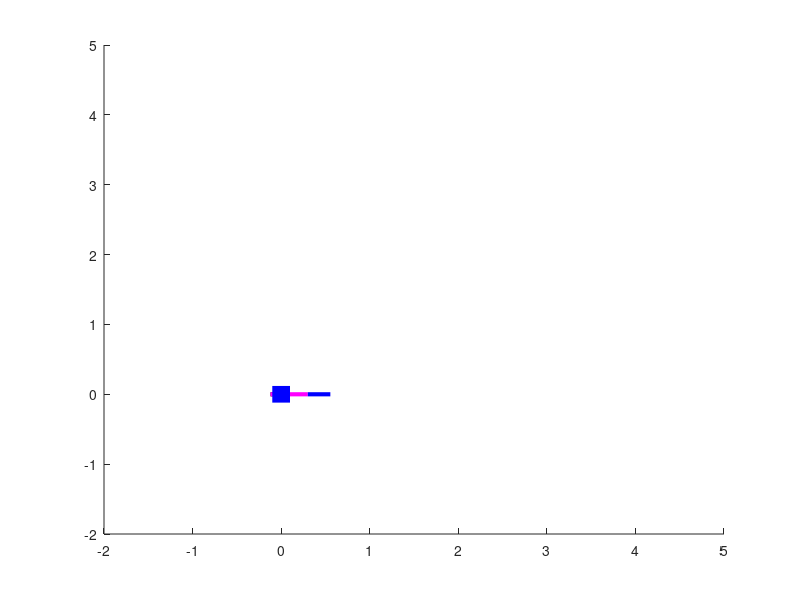

MATLAB code to generate this figure: (Note: this script raises an error after producing the figure.)
clc
clear all
format short
q1=0;q2=4*pi/3;q3=2*pi/3;q4=3*pi/2;q5=2*pi/3;q6=4*pi/3;q7=0;q8=0;d1=0.015;
L2=0.240;L3=0.421;L4=0.300;L5=0.294;L6=0.759;L7=0.258;L8=1.950;
q=q1;alpha=pi/2;
T01_1=[1 0 0 0;0 cos(alpha) -sin(alpha) 0;0 sin(alpha) cos(alpha) 0;0 0 0 1];
T01_2=[cos(q) -sin(q) 0 0;sin(q) cos(q) 0 0;0 0 1 0;0 0 0 1]*[1 0 0 0;0 1 0 0;0 0 1 d1;0 0 0 1];
T01=T01_2*T01_1;
q=q2;alpha=0;a=L2;
T12=[cos(q) -sin(q) 0 0;sin(q) cos(q) 0 0;0 0 1 0;0 0 0 1]*[1 0 0 a;0 1 0 0;0 0 1 0;0 0 0 1];
q=q3;alpha=0;a=L3;
T23=[cos(q) -sin(q) 0 0;sin(q) cos(q) 0 0;0 0 1 0;0 0 0 1]*[1 0 0 a;0 1 0 0;0 0 1 0;0 0 0 1];
q=q4;alpha=0;a=L4;
T34=[cos(q) -sin(q) 0 0;sin(q) cos(q) 0 0;0 0 1 0;0 0 0 1]*[1 0 0 a;0 1 0 0;0 0 1 0;0 0 0 1];
q=q5;alpha=0;a=L5;
T45=[cos(q) -sin(q) 0 0;sin(q) cos(q) 0 0;0 0 1 0;0 0 0 1]*[1 0 0 a;0 1 0 0;0 0 1 0;0 0 0 1];
q=q6;alpha=0;a=L6;
T56=[cos(q) -sin(q) 0 0;sin(q) cos(q) 0 0;0 0 1 0;0 0 0 1]*[1 0 0 a;0 1 0 0;0 0 1 0;0 0 0 1];
q=q7;alpha=0;a=L7;
T67=[cos(q) -sin(q) 0 0;sin(q) cos(q) 0 0;0 0 1 0;0 0 0 1]*[1 0 0 a;0 1 0 0;0 0 1 0;0 0 0 1];
q=q8;alpha=0;a=L8;
T78=[cos(q) -sin(q) 0 0;sin(q) cos(q) 0 0;0 0 1 0;0 0 0 1]*[1 0 0 a;0 1 0 0;0 0 1 0;0 0 0 1];
T02=T01*T12;
T03=T02*T23;
T04=T03*T34;
T05=T04*T45;
T06=T05*T56;
T07=T06*T67;
T08=T07*T78

axis([-2 5 -2 5]);
Ax1 = [T01(1,4),T02(1,4)];
Ay1 = [T01(2,4),T02(2,4)];
Ax2 = [T02(1,4),T03(1,4)];
Ay2 = [T02(2,4),T03(2,4)];
Ax3 = [T03(1,4),T04(1,4)];
Ay3 = [T03(2,4),T04(2,4)];
Ax4 = [T04(1,4),T05(1,4)];
Ay4 = [T04(2,4),T05(2,4)];
Ax5 = [T05(1,4),T06(1,4)];
Ay5 = [T05(2,4),T06(2,4)];
Ax6 = [T06(1,4),T07(1,4)];
Ay6 = [T06(2,4),T07(2,4)];
Ax7 = [T07(1,4),T08(1,4)];
Ay7 = [T07(2,4),T08(2,4)];
Ax8 = [-.1,.1];
Ay8 =  [0,0];

p1  = line(Ax1,Ay1,'LineWidth',[3],'Color','k');
p2  = line(Ax2,Ay2,'LineWidth',[3],'Color','M');
p3  = line(Ax3,Ay3,'LineWidth',[3],'Color','R');
p4  = line(Ax4,Ay4,'LineWidth',[3],'Color','B');
p5  = line(Ax5,Ay5,'LineWidth',[3],'Color','k');
p6  = line(Ax6,Ay6,'LineWidth',[3],'Color','M');
p7  = line(Ax7,Ay7,'LineWidth',[3],'Color','R');
p8  = line(Ax8,Ay8,'LineWidth',[12],'Color','B');

drawnow

pause ()
 for t=0:0.01:1
     q1=0;q2=3*pi/2*t;q3=2*pi/3*t;q4=3*pi/2*t;q5=2*pi/3*t;q6=4*pi/3*t;q7=0;q8=0;d1=0.01+0.0015*t
     q=q1;alpha=pi/2;
     T01_1=[1 0 0 0;0 cos(alpha) -sin(alpha) 0;0 sin(alpha) cos(alpha) 0;0 0 0 1];
    T01_2=[cos(q) -sin(q) 0 0;sin(q) cos(q) 0 0;0 0 1 0;0 0 0 1]*[1 0 0 0;0 1 0 0;0 0 1 d1;0 0 0 1];
    T01=T01_2*T01_1;
    q=q2;alpha=0;a=L2;
    T12=[cos(q) -sin(q) 0 0;sin(q) cos(q) 0 0;0 0 1 0;0 0 0 1]*[1 0 0 a;0 1 0 0;0 0 1 0;0 0 0 1];
    q=q3;alpha=0;a=L3;
    T23=[cos(q) -sin(q) 0 0;sin(q) cos(q) 0 0;0 0 1 0;0 0 0 1]*[1 0 0 a;0 1 0 0;0 0 1 0;0 0 0 1];
    q=q4;alpha=0;a=L4;
    T34=[cos(q) -sin(q) 0 0;sin(q) cos(q) 0 0;0 0 1 0;0 0 0 1]*[1 0 0 a;0 1 0 0;0 0 1 0;0 0 0 1];
    q=q5;alpha=0;a=L5;
    T45=[cos(q) -sin(q) 0 0;sin(q) cos(q) 0 0;0 0 1 0;0 0 0 1]*[1 0 0 a;0 1 0 0;0 0 1 0;0 0 0 1];
    q=q6;alpha=0;a=L6;
    T56=[cos(q) -sin(q) 0 0;sin(q) cos(q) 0 0;0 0 1 0;0 0 0 1]*[1 0 0 a;0 1 0 0;0 0 1 0;0 0 0 1];
    q=q7;alpha=0;a=L7;
    T67=[cos(q) -sin(q) 0 0;sin(q) cos(q) 0 0;0 0 1 0;0 0 0 1]*[1 0 0 a;0 1 0 0;0 0 1 0;0 0 0 1];
    q=q8;alpha=0;a=L8;
    T78=[cos(q) -sin(q) 0 0;sin(q) cos(q) 0 0;0 0 1 0;0 0 0 1]*[1 0 0 a;0 1 0 0;0 0 1 0;0 0 0 1];
    T02=T01*T12;
    T03=T02*T23;
    T04=T03*T34;
    T05=T04*T45;
    T06=T05*T56;
    T07=T06*T67;
    T08=T07*T78
    
    axis([-2 5 -2 5]);
    Ax1 = [T01(1,4),T02(1,4)];
    Ay1 = [T01(2,4),T02(2,4)];
    Ax2 = [T02(1,4),T03(1,4)];
    Ay2 = [T02(2,4),T03(2,4)];
    Ax3 = [T03(1,4),T04(1,4)];
    Ay3 = [T03(2,4),T04(2,4)];
    Ax4 = [T04(1,4),T05(1,4)];
    Ay4 = [T04(2,4),T05(2,4)];
    Ax5 = [T05(1,4),T06(1,4)];
    Ay5 = [T05(2,4),T06(2,4)];
    Ax6 = [T06(1,4),T07(1,4)];
    Ay6 = [T06(2,4),T07(2,4)];
    Ax7 = [T07(1,4),T08(1,4)];
    Ay7 = [T07(2,4),T08(2,4)];
    Ax8 = [-.1,.1];
    Ay8 =  [0,0];
    
    
  set(p1,'X', Ax1, 'Y',Ay1)
  set(p2,'X', Ax2, 'Y',Ay2)
  set(p3,'X', Ax3, 'Y',Ay3)
  set(p4,'X', Ax4, 'Y',Ay4)
  set(p5,'X', Ax5, 'Y',Ay5)
  set(p6,'X', Ax6, 'Y',Ay6)
  set(p7,'X', Ax7, 'Y',Ay7)
  set(p8,'X', Ax8, 'Y',Ay8)
  drawnow
  pause(.01)
  end
     
     

